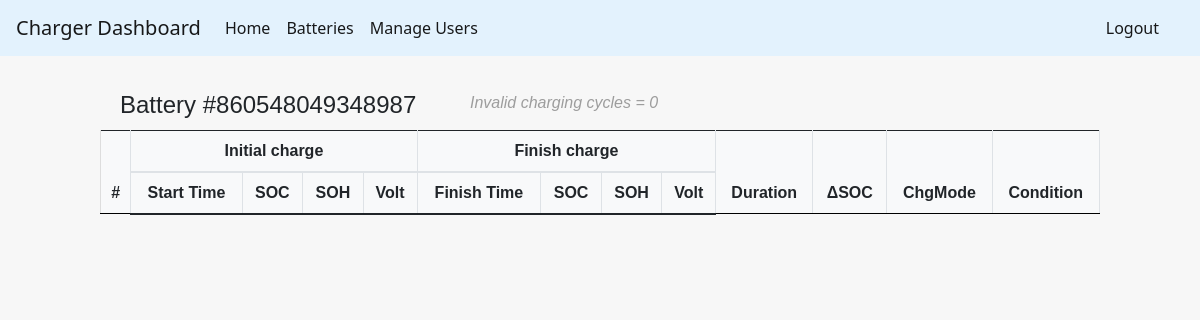
/connectedBatteries/860548049348987 (signed in), run on an earlier commit of the app's database.
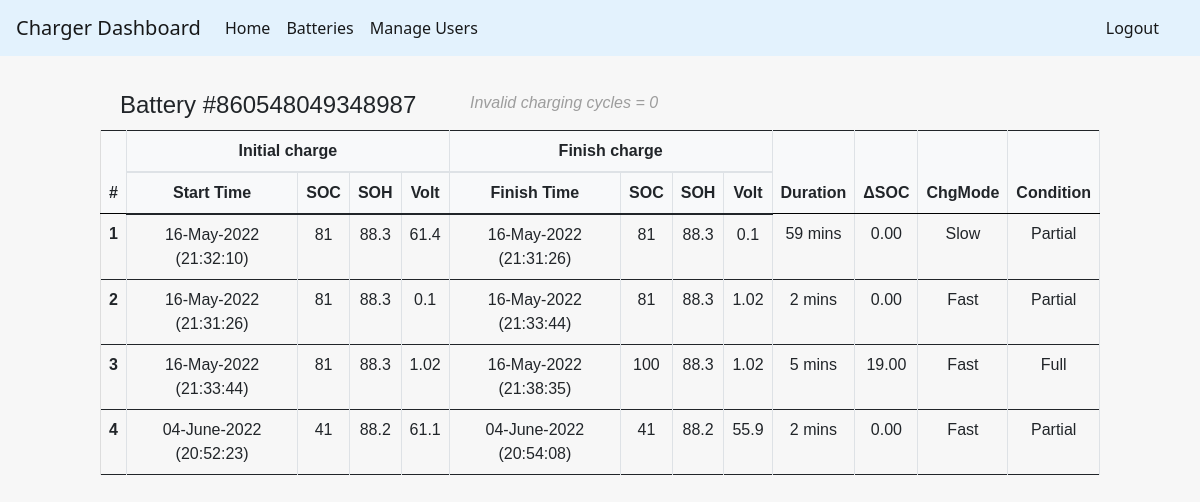
And on a later commit of the database.
### tables this page shows
CREATE TABLE charger_s1 (
    id integer primary key autoincrement,
    productId INTEGER,
    Status INTEGER,
    SN TEXT,
    Time TEXT,
    SoC INTEGER,
    SoH INTEGER,
    Volt REAL
    , chargeMode INTEGER);

### flaskWebsite.py (the view, shortened to what this page needs)
@app.route('/connectedBatteries/<battSN>')
def singleBattery(battSN):
    if "username" in session:
        con = sqlite3.connect(dbName)
        cur = con.cursor()
        table_list = [a for a in cur.execute("SELECT name FROM sqlite_master WHERE type = 'table'")]
        batteryName = "Battery #" + str(battSN)
        lenIndex = [ [0] for i in range(2)]
        cur.execute("SELECT * FROM charger_s1 WHERE SN = ?", (battSN,))
        lenIndex[0] = len(cur.fetchall())
        cur.execute("SELECT * FROM charger_s2 WHERE SN = ?", (battSN,))
        lenIndex[1] = len(cur.fetchall())
        s1data = [ dict() for i in range(lenIndex[0]+1)]
        s2data = [ dict() for i in range(lenIndex[1]+1)]
        battData = [ dict() for i in range(lenIndex[0]+lenIndex[1])]
        loopCount = 0
        for row in cur.execute("SELECT * FROM charger_s1 WHERE SN = ?", (battSN,)):
            s1data[loopCount]['stat'] = row[2]
            s1data[loopCount]['time'] = row[4]
            s1data[loopCount]['soc'] = row[5]
            s1data[loopCount]['soh'] = row[6]
            s1data[loopCount]['volt'] = row[7]
            s1data[loopCount]['chargeMode'] = row[8]
            loopCount += 1
        loopCount = 0
        for row in cur.execute("SELECT * FROM charger_s2 WHERE SN = ?", (battSN,)):
            s2data[loopCount]['stat'] = row[2]
            s2data[loopCount]['time'] = row[4]
            s2data[loopCount]['soc'] = row[5]
            s2data[loopCount]['soh'] = row[6]
            s2data[loopCount]['volt'] = row[7]
            s2data[loopCount]['chargeMode'] = row[8]
            loopCount += 1
        validChargingCycle = 0
        invalidChargingCycle = 0
        for i in s1data:
            print(i)
        for i in range(lenIndex[0]-1):
            space = 1
            if s1data[i]['stat'] == 1:
                if s1data[i+1]['stat'] == 1:
                    chargeCondition = 'Partial'
                elif s1data[i+1]['stat'] == 2:
                    chargeCondition = 'Full'
                elif s1data[i+1]['stat'] == 0:
                    chargeCondition = 'Partial'
                elif s1data[i+1]['stat'] == -1:
                    invalidChargingCycle+=1
                    continue
                battData[validChargingCycle]['condition'] = chargeCondition
                battData[validChargingCycle]['init_soc']  = s1data[i]['soc']
                battData[validChargingCycle]['init_soh']  = s1data[i]['soh']
                battData[validChargingCycle]['init_volt'] = s1data[i]['volt']
                battData[validChargingCycle]['init_time'] = s1data[i]['time']
                battData[validChargingCycle]['chg_mode']  = s1data[i]['chargeMode']
                battData[validChargingCycle]['fin_soc']   = s1data[i+space]['soc']
                battData[validChargingCycle]['fin_soh']   = s1data[i+space]['soh']
                battData[validChargingCycle]['fin_volt']  = s1data[i+space]['volt']
                battData[validChargingCycle]['fin_time']  = s1data[i+space]['time']
                validChargingCycle += 1
        for i in range(validChargingCycle):
            battData[i]['delta_soc'] = battData[i]['fin_soc'] - battData[i]['init_soc']
            try:
                dateStart = datetime.strptime(battData[i]['init_time'], '%y/%m/%d,%H:%M:%S')
                dateFinish = datetime.strptime(battData[i]['fin_time'], '%y/%m/%d,%H:%M:%S')
                duration = (dateFinish - dateStart).total_seconds()
                if (duration < 3600):
                    durationString = "{:.0f} mins".format((duration % 3600) / 60)
                else:
                    durationString = "{} hrs {:.0f} mins".format(math.floor(duration / 3600), (duration % 3600) / 60)
                battData[i]['delta_time'] = durationString
                battData[i]['init_time'] = dateStart.strftime("%d-%B-%Y (%H:%M:%S)")
                battData[i]['fin_time'] = dateFinish.strftime("%d-%B-%Y (%H:%M:%S)")
            except:
                battData[i]['init_time'] = '-'
                battData[i]['fin_time'] = '-'
                battData[i]['delta_time'] = '-'
        cur.close()
        con.close()
        print("inv:{}".format(invalidChargingCycle))
        return render_template('displayOneBattery.html', lenValid=validChargingCycle, lenInvalid=invalidChargingCycle, batt_data=battData, batt_sn=battSN)
    else:
        return redirect(url_for('login'))

### templates/displayOneBattery.html (shortened to what this page needs)
{% extends "base.html" %}
{% block styles %}
<link rel= "stylesheet" type= "text/css" href= "{{ url_for('static',filename='styles/main.css') }}">
<link rel= "stylesheet" type= "text/css" href= "{{ url_for('static',filename='styles/addon_displayOneBattery.css') }}">
{% endblock %}
{% block content %}
<div class="container-fluid">
    <div class="row" style="margin-top: 15px; margin-bottom:0; padding-bottom:0; margin-left:0">
        <div class="col-sm battsn-col-width">
            <h4 style="margin:0; padding:0">Battery #{{ batt_sn }}</h4>
        </div>
        <div class="col-sm">
            <i style="margin-right:20px; color:#9d9d9d">Invalid charging cycles = {{ lenInvalid }}</i>
        </div>
    </div>
    <div class="row" style="margin:0; padding:0">
        <div class="table-responsive" style="margin:0; padding:0">
            <table id="batt" class="table table-bordered">
                <thead style="background-color: #f8f9fa">
                    <tr>
                        <th scope="col" rowspan = "2" style="border-bottom: 1px solid #000000;">#</th>
                        <th scope="col" colspan = "4">Initial charge</th>
                        <th scope="col" colspan = "4">Finish charge</th>
                        <th scope="col" rowspan = "2" style="border-bottom: 1px solid #000000;">Duration</th>
                        <th scope="col" rowspan = "2" style="border-bottom: 1px solid #000000;">ΔSOC</th>
                        <th scope="col" rowspan = "2" style="border-bottom: 1px solid #000000;">ChgMode</th>
                        <th scope="col" rowspan = "2" style="border-bottom: 1px solid #000000;">Condition</th>
                    </tr>
                    <tr>
                        <th scope="col">Start Time</th>
                        <th scope="col">SOC</th>
                        <th scope="col">SOH</th>
                        <th scope="col">Volt</th>
                        <th scope="col">Finish Time</th>
                        <th scope="col">SOC</th>
                        <th scope="col">SOH</th>
                        <th scope="col">Volt</th>
                    </tr>
                </thead>
                <tbody>
                    {% for x in range (0,lenValid) %}
                    <tr>
                        <th scope="row"> {{ x + 1 }}</th>
                        <td>{{ batt_data[x]['init_time'] }}</td>
                        <td>{{ batt_data[x]['init_soc'] }}</td>
                        <td>{{ batt_data[x]['init_soh'] }}</td>
                        <td>{{ batt_data[x]['init_volt'] }}</td>
                        <td>{{ batt_data[x]['fin_time'] }}</td>
                        <td>
                            {% if batt_data[x]['condition'] == "Full" %}
                                100
                            {% else %}
                                {{ batt_data[x]['fin_soc'] }}
                            {% endif %}
                        </td>
                        <td>{{ batt_data[x]['fin_soh'] }}</td>
                        <td>{{ batt_data[x]['fin_volt'] }}</td>
                        <td>{{ batt_data[x]['delta_time'] }}</td>
                        <td>
                            {% if batt_data[x]['condition'] == "Full" %}
                                {% set dispDeltaSoc = 100 - batt_data[x]['init_soc'] %}
                            {% else %}
                                {% set dispDeltaSoc = batt_data[x]['delta_soc'] %}
                            {% endif %}
                            {{'%0.2f'| format(dispDeltaSoc|float)}}
                        </td>
                        <td>
                            {% if batt_data[x]['chg_mode'] == 0 %}
                                Slow
                            {% else %}
                                Fast
                            {% endif %}
                        </td>
                        <td>{{ batt_data[x]['condition'] }}</td>
                    </tr>
                    {% endfor %}
                </tbody>
            </table>
        </div>
    </div>
</div>
{% endblock %}

### templates/base.html (shortened to what this page needs)
<!doctype html>
<html>
<head>
    <link href='https://unpkg.com/boxicons@2.1.2/css/boxicons.min.css' rel='stylesheet'>
    <link rel="stylesheet" href="https://cdn.jsdelivr.net/npm/bootstrap@4.3.1/dist/css/bootstrap.min.css"
>
    <link href="https://cdn.jsdelivr.net/npm/bootstrap@5.0.1/dist/css/bootstrap.min.css" rel="stylesheet"
>
    <link rel="stylesheet" type="text/css" href="https://cdn.datatables.net/1.10.25/css/dataTables.bootstrap5.css">
    {% block styles %}{% endblock %}
</head>
<body>
    {% if session['username']|length %}
    <nav class="navbar navbar-expand-lg navbar-light" style="background-color: #e3f2fd;">
        <a class="navbar-brand" href="/home">Charger Dashboard</a>
        <div class="collapse navbar-collapse" id="navbarSupportedContent">
            <ul class="navbar-nav mr-auto">
                <li class="nav-item active">
                    <a class="nav-link" href="/home">Home <span class="sr-only">(current)</span></a>
                </li>
                <li class="nav-item active">
                    <a class="nav-link" href="/batteries">Batteries</a>
                </li>
                <li class="nav-item active">
                    <a class="nav-link" href="/manage-users">Manage Users</a>
                </li>
            </ul>
            <span class="navbar-text">
                <a class="nav-link" href="/logout" style="padding:0 25px">Logout</a>
            </span>
        </div>
    </nav>
    {% endif %}
    {% block content %}
    {% endblock %}
</body>
</html>

### static/styles/main.css (style rules this page uses)
body { background-color: #f7f7f7; }
.container-fluid { padding: 0 100px; font-family: 'Quicksand', sans-serif; font-size: 16px; }

### static/styles/addon_displayOneBattery.css (style rules this page uses)
body { margin: 0; }
.container-fluid div { padding: 10px; }
.table-bordered { text-align: center; }
th { border-top: 1px solid #dddddd; border-bottom: 1px solid #dddddd; border-right: 1px solid #dddddd; }
th:first-child { border-left: 1px solid #dddddd; }
.battsn-col-width { -ms-flex: 0 0 350px; flex: 0 0 350px; padding-bottom:0px; padding-top:0px; text-align: left; }

What changed in the data, as far as the page shows it:
added charger_s1: SoH "88.3", Volt "61.4"
added charger_s1: SoH "88.3", Volt "0.1", SoH "88.3", Volt "0.1"
added charger_s1: SoH "88.3", Volt "1.02", SoH "88.3", Volt "1.02"
added charger_s1: SoH "88.3", Volt "1.02"
added charger_s1: SoH "88.2", Volt "61.1"
added charger_s1: SoH "88.2", Volt "55.9"
Also different on the page:
new list line: "1 16-May-2022 (21:32:10) 81 16-May-2022 (21:31:26) 81 59 mins 0.00 Slow Partial"
new list line: "2 16-May-2022 (21:31:26) 81 16-May-2022 (21:33:44) 81 2 mins 0.00 Fast Partial"
new list line: "3 16-May-2022 (21:33:44) 81 16-May-2022 (21:38:35) 100 5 mins 19.00 Fast Full"
new list line: "4 04-June-2022 (20:52:23) 41 04-June-2022 (20:54:08) 41 2 mins 0.00 Fast Partial"
